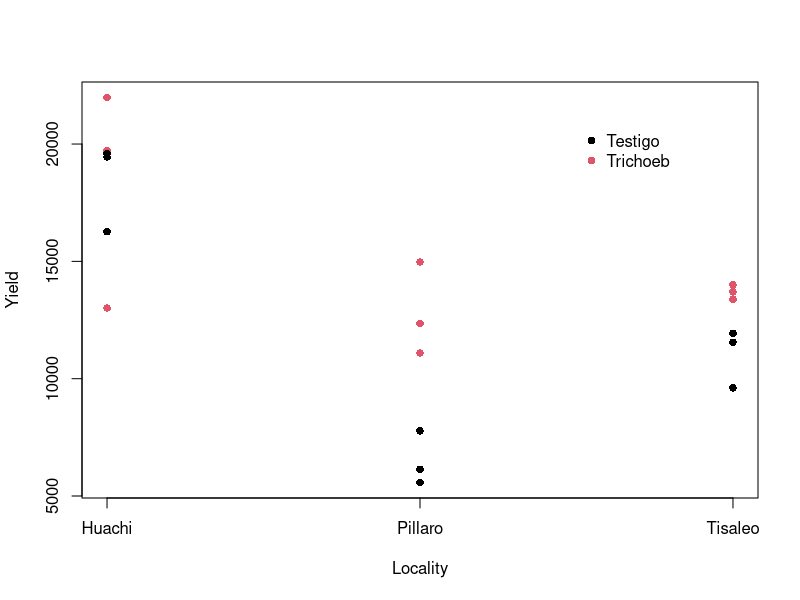
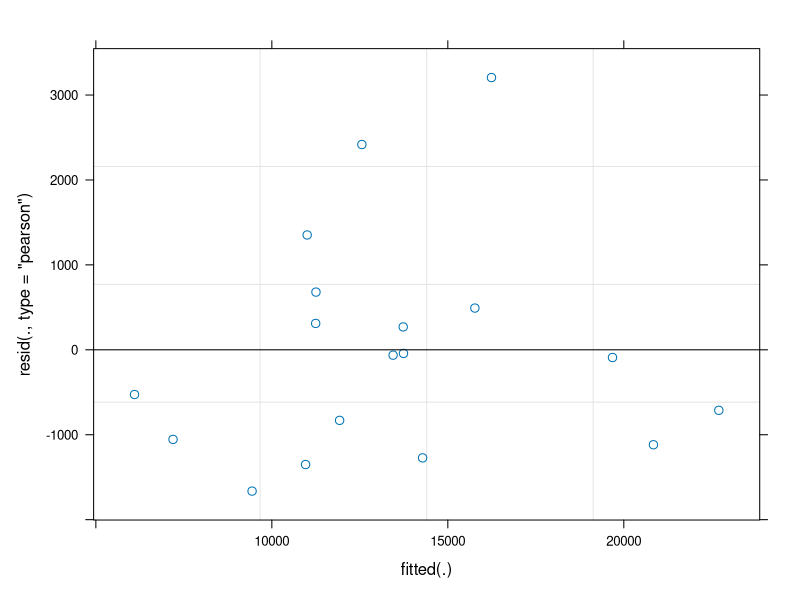
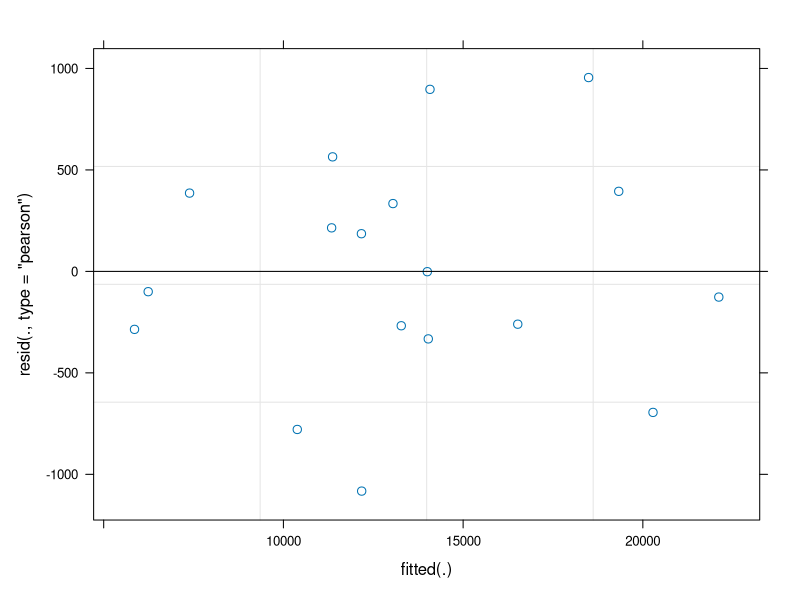

These charts were generated, in order, by the following R code:
## Analysis of Michelle's Trichoderma data

##@knitr getData
setwd('~/GitHub/Ecuador/ExptalData/Michelle')
library(readxl)
bbYield <- as.data.frame(read_excel("blackberryData.xlsx"))
bbTrich <- as.data.frame(read_excel("TrichodermBlackberry.xlsx"))
# Convert character columns to factors
for (i in names(bbYield)[sapply(bbYield, class)=='character']) bbYield[,i] <- factor(bbYield[,i])
for (i in names(bbTrich)[sapply(bbTrich, class)=='character']) bbTrich[,i] <- factor(bbTrich[,i])

##@knitr plotData
plot(as.numeric(bbTrich$Localidad), bbTrich$Yield,
     col=bbTrich$Treatment, xlab='Locality', ylab='Yield',
     xaxt='n', pch=16)
axis(1, 1:3, levels(bbTrich$Localidad)) # customise x-axis
legend(2.5, 21000, levels(bbTrich$Treatment), pch=16, col=1:2, bty='n')      

# toChk <- identify(as.numeric(bbTrich$Localidad), bbTrich$Yield)
bbTrich <- bbTrich[order(bbTrich$Localidad, bbTrich$Treatment, bbTrich$Replication),]
bbTrich$n <- as.vector(table(bbYield$replication, bbYield$treatment, bbYield$Localities))

##@knitr fitMM
library(lme4)
# Assuming the reason for the difference in harvest numbers is nothing to do with the treatment
mm1 <- lmer(Yield~n+Treatment+(1|Localidad)+(1|Localidad:Replication),
            data=bbTrich)
# mm1 <- lmer(Yield~poly(n, 2)+Treatment+(1|Localidad)+(1|Localidad:Replication),
#             data=bbTrich)
# mm1 <- lmer(Yield~Treatment+n+(1|Localidad)+(1|Localidad:Replication),
#             data=bbTrich)
plot(mm1)
summary(mm1)
anova(mm1)
fixef(mm1)
confint(mm1, 'n')
confint(mm1, 'TreatmentTrichoeb')

# Predictions
newData <- bbTrich[,c('Localidad','Replication','Treatment','n')]
newData$n <- 18
newData$preds <- predict(mm1, newdata=newData)
tapply(newData$preds, newData[,c("Localidad","Treatment")], mean)

mm2 <- lmer(Yield~n+Treatment+Treatment:Localidad+(1|Localidad)+(1|Localidad:Replication),
            data=bbTrich)
# mm1 <- lmer(Yield~poly(n, 2)+Treatment+(1|Localidad)+(1|Localidad:Replication),
#             data=bbTrich)
# mm1 <- lmer(Yield~Treatment+n+(1|Localidad)+(1|Localidad:Replication),
#             data=bbTrich)
plot(mm2)
summary(mm2)
anova(mm2)
confint(mm2, 'n')
confint(mm2, 'TreatmentTrichoeb')
confint(mm2, 'TreatmentTrichoeb:LocalidadPillaro')
confint(mm2, 'TreatmentTrichoeb:LocalidadTisaleo')

newData$preds2 <- predict(mm2, newdata=newData)
tapply(newData$preds2, newData[,c("Localidad","Treatment")], mean)
